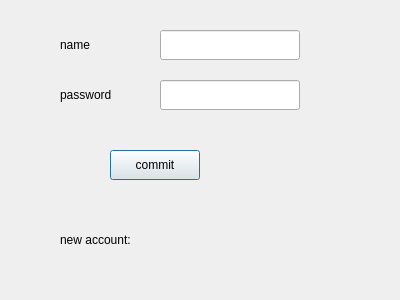
<?xml version="1.0" encoding="UTF-8"?>
<ui version="4.0">
 <class>ClientRegister</class>
 <widget class="QDialog" name="ClientRegister">
  <property name="geometry">
   <rect>
    <x>0</x>
    <y>0</y>
    <width>400</width>
    <height>300</height>
   </rect>
  </property>
  <property name="windowTitle">
   <string>Dialog</string>
  </property>
  <widget class="QPushButton" name="pushButton_Commit">
   <property name="geometry">
    <rect>
     <x>110</x>
     <y>150</y>
     <width>90</width>
     <height>30</height>
    </rect>
   </property>
   <property name="text">
    <string>commit</string>
   </property>
  </widget>
  <widget class="QLabel" name="label">
   <property name="geometry">
    <rect>
     <x>60</x>
     <y>30</y>
     <width>80</width>
     <height>30</height>
    </rect>
   </property>
   <property name="text">
    <string>name</string>
   </property>
  </widget>
  <widget class="QLabel" name="label_2">
   <property name="geometry">
    <rect>
     <x>60</x>
     <y>80</y>
     <width>80</width>
     <height>30</height>
    </rect>
   </property>
   <property name="text">
    <string>password</string>
   </property>
  </widget>
  <widget class="QLabel" name="labelNewAccount">
   <property name="geometry">
    <rect>
     <x>60</x>
     <y>200</y>
     <width>260</width>
     <height>80</height>
    </rect>
   </property>
   <property name="text">
    <string>new account:</string>
   </property>
  </widget>
  <widget class="QLineEdit" name="LE_name">
   <property name="geometry">
    <rect>
     <x>160</x>
     <y>30</y>
     <width>140</width>
     <height>30</height>
    </rect>
   </property>
  </widget>
  <widget class="QLineEdit" name="LE_password">
   <property name="geometry">
    <rect>
     <x>160</x>
     <y>80</y>
     <width>140</width>
     <height>30</height>
    </rect>
   </property>
  </widget>
 </widget>
 <resources/>
 <connections/>
</ui>
